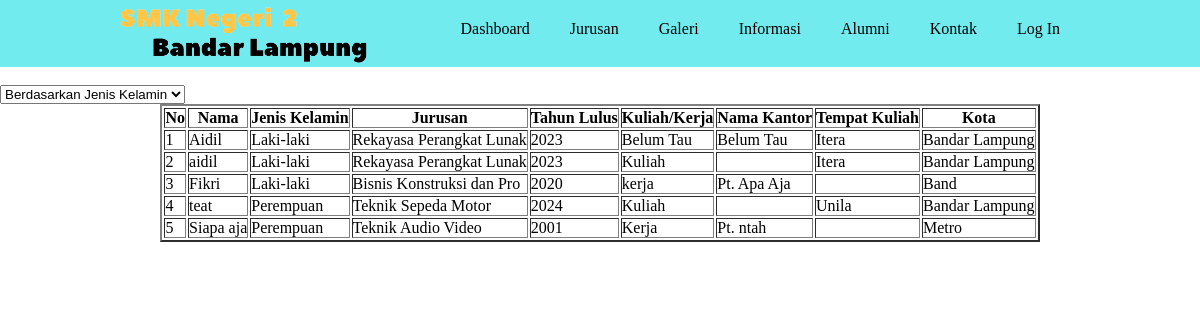
The app's page /alumnijk.php with its own data.
### tables this page shows
CREATE TABLE `alumni` (
  `id` int(11) NOT NULL,
  `nama` varchar(25) NOT NULL,
  `jenis_kelamin` enum('Laki-laki','Perempuan') NOT NULL,
  `jurusan` varchar(25) NOT NULL,
  `kantor` varchar(25) NOT NULL,
  `kota` varchar(50) NOT NULL,
  `kuliah_kerja` varchar(50) NOT NULL,
  `tahun_lulus` varchar(5) NOT NULL,
  `tempat_kuliah` varchar(25) NOT NULL
);

### alumnijk.php (the view, shortened to what this page needs)
<!DOCTYPE html>
<html lang="en">
<head>
</head>
<body>
    <?php
    include 'header.php';
    ?>
    <select name="" onchange="location = this.value;">
    <option value="alumnijk.php">Berdasarkan Jenis Kelamin</option>
    </select>
    <center>
    <table border="2" class="tbl">
        <tr>
            <th>No</th>
            <th>Nama</th>
            <th>Jenis Kelamin</th>
            <th>Jurusan</th>
            <th>Tahun Lulus</th>
            <th>Kuliah/Kerja</th>
            <th>Nama Kantor</th>
            <th>Tempat Kuliah</th>
            <th>Kota</th>
        </tr>
        <?php
        include 'koneksi.php';
        $select = mysqli_query($conn, "SELECT * FROM alumni ORDER BY jenis_kelamin");
        $nomor = 1;
        while($hasil = mysqli_fetch_array($select)){
        ?>
        <tr>
            <td><?= $nomor++;?></td>
            <td><?= $hasil['nama']?></td>
            <td><?= $hasil['jenis_kelamin']?></td>
            <td><?= $hasil['jurusan']?></td>
            <td><?= $hasil['tahun_lulus']?></td>
            <td><?= $hasil['kuliah_kerja']?></td>
            <td><?= $hasil['kantor']?></td>
            <td><?= $hasil['tempat_kuliah']?></td>
            <td><?= $hasil['kota']?></td>
        </tr>
        <?php }?>
    </table>
    </center>
</body>
</html>

### home.css (style rules this page uses)
*, html, body { margin: 0; padding: 0; }

### records on screen
alumni: nama "Aidil", jenis_kelamin "Laki-laki", jurusan "Rekayasa Perangkat Lunak", tahun_lulus "2023", kuliah_kerja "Belum Tau", kantor "Belum Tau", tempat_kuliah "Itera", kota "Bandar Lampung"
alumni: nama "aidil", jenis_kelamin "Laki-laki", jurusan "Rekayasa Perangkat Lunak", tahun_lulus "2023", kuliah_kerja "Kuliah", tempat_kuliah "Itera", kota "Bandar Lampung"
alumni: nama "Fikri", jenis_kelamin "Laki-laki", jurusan "Bisnis Konstruksi dan Pro", tahun_lulus "2020", kuliah_kerja "kerja", kantor "Pt. Apa Aja", kota "Band"
alumni: nama "teat", jenis_kelamin "Perempuan", jurusan "Teknik Sepeda Motor", tahun_lulus "2024", kuliah_kerja "Kuliah", tempat_kuliah "Unila", kota "Bandar Lampung"
alumni: nama "Siapa aja", jenis_kelamin "Perempuan", jurusan "Teknik Audio Video", tahun_lulus "2001", kuliah_kerja "Kerja", kantor "Pt. ntah", kota "Metro"
